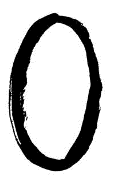
#> input picture assets/cero.png, 117 x 185 px, found by its file name
$ python main.py
#> lines starting #> are read from the running program, lines starting #| are printed output that depends on the picture
import cv2
import numpy as np
from sklearn.datasets import load_digits
import matplotlib.pyplot as plt

# Cargar el dataset
digits = load_digits()
data = digits.data
targets = digits.target

# Inicializar matrices para promedios y contadores
promedios = np.zeros((10, 64))
enumerador = np.zeros(10)

# Calcular promedios de los dígitos
for i in range(len(targets)):
    promedios[targets[i]] += data[i]
    enumerador[targets[i]] += 1

promedios = promedios / enumerador[:, None]

# Mostrar matrices de promedios en consola
for i in range(10):
    print(f"Dígito {i} promedio:\n", promedios[i].reshape(8, 8).astype(int))

# Mostrar promedios como imágenes
fig, axs = plt.subplots(2, 5, figsize=(10, 5))
fig.suptitle("Promedios de los Dígitos del 0 al 9")
for i in range(10):
    ax = axs[i // 5, i % 5]
    ax.imshow(promedios[i].reshape(8, 8), cmap='Blues', interpolation='nearest')
    ax.set_title(f"Dígito {i}")
    ax.axis('off')
plt.show()
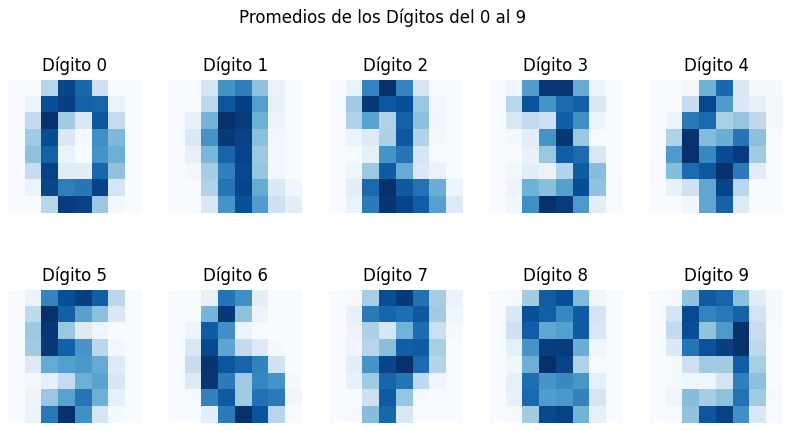
#> figure drawn by matplotlib, 10 panels

# Cargar imagen a clasificar (desde carpeta assets)
imagen = cv2.imread("./assets/cero.png", cv2.IMREAD_GRAYSCALE)
#> imagen is the input picture: shape (185, 117); min 0, max 255, mean 201.4

# Redimensionar a 8x8
imagen_pequena = cv2.resize(imagen, (8, 8))

# Invertir colores
for i in range(8):
    for j in range(8):
        imagen_pequena[i][j] = 255 - imagen_pequena[i][j]

# Reducir valores de 0–255 a 0–16
for i in range(8):
    for j in range(8):
        imagen_pequena[i][j] = imagen_pequena[i][j] // 16

# Mostrar imagen procesada
print("Imagen pequeña:\n", imagen_pequena)
#| Imagen pequeña:
#|  [[ 0  0  0  0  0  0  0  0]
#|  [ 0  0 15  0  0 15  0  0]
#|  [ 0 15  0  0  0  0 15  0]
#|  [ 0 15  0  0  0  0 15  0]
#|  [ 0 15  0  0  0  0 15  0]
#|  [ 0 15  0  0  0  0 15  0]
#|  [ 0 11 15  0  0 15  0  0]
#|  [ 0  0  0  0  0  0  0  0]]

plt.figure(figsize=(2, 2))
plt.imshow(imagen_pequena, cmap='Blues', interpolation='nearest')
plt.title('Imagen Ingresada (Redimensionada)')
plt.axis('off')
plt.show()
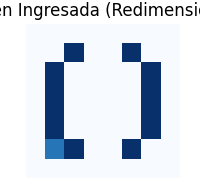
#> figure drawn by matplotlib, 1 panel

# Aplanar imagen
imagen_pequeña_aplanada = imagen_pequena.flatten()
#> imagen_pequeña_aplanada = 64 values, max 15 at index 10, min 0 at index 0, mean 2.98

# Calcular distancias a todas las imágenes del dataset
distancias = np.linalg.norm(data - imagen_pequeña_aplanada, axis=1)
#> distancias = 1797 values, max 86.8 at index 688, min 48.66 at index 974, mean 70.63
numero_cercano = np.argsort(distancias)[:3]
#> numero_cercano = [974, 941, 776]
digitos_mas_cercanos = targets[numero_cercano]
#> digitos_mas_cercanos = [0, 0, 0]

# Imprimir los 3 dígitos más cercanos
print("Los 3 numeros mas cercanos son:", digitos_mas_cercanos)
#| Los 3 numeros mas cercanos son: [0 0 0]

# Clasificación por voto
unique, counts = np.unique(digitos_mas_cercanos, return_counts=True)
#> unique = [0]; counts = [3]
if np.any(counts >= 2):
    numero_final = unique[np.argmax(counts)]
#> numero_final = 0
    print(f"Soy la inteligencia artificial, y he detectado que el dígito ingresado corresponde al número {numero_final}")
#| Soy la inteligencia artificial, y he detectado que el dígito ingresado corresponde al número 0
else:
    distancias_promedias = np.linalg.norm(promedios - imagen_pequeña_aplanada, axis=1)
    numero_final = np.argmin(distancias_promedias)
    print(f"Soy la inteligencia artificial versión 2, y he detectado que el dígito ingresado corresponde al número {numero_final}")

# Imprimir resultados
print(f"Versión 1: {numero_final}")
#| Versión 1: 0
print(f"Versión 2: {numero_final}")
#| Versión 2: 0

$ run again, with assets/dos.png copied over assets/cero.png
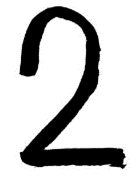
#> input picture assets/dos.png, 139 x 184 px, found by its file name
#> imagen is the input picture: shape (184, 139); min 0, max 255, mean 201.1
#| Imagen pequeña:
#|  [[ 0  0 15 15  0  0  0  0]
#|  [ 0 15  1  0  0 15  0  0]
#|  [ 0 15  0  0  0 15  0  0]
#|  [ 0  0  0  0  0 15  0  0]
#|  [ 0  0  0  0 15  0  0  0]
#> (further printed lines are left out)
#> `plt.show()`:
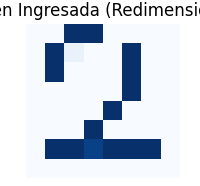
#> figure drawn by matplotlib, 1 panel
#> imagen_pequeña_aplanada = 64 values, max 15 at index 2, min 0 at index 0, mean 3.52
#> distancias = 1797 values, max 78.26 at index 1572, min 47.59 at index 668, mean 64.01
#> numero_cercano = [668, 1751, 1744]
#> digitos_mas_cercanos = [2, 2, 2]
#| Los 3 numeros mas cercanos son: [2 2 2]
#> unique = [2]; counts = [3]
#> numero_final = 2
#| Soy la inteligencia artificial, y he detectado que el dígito ingresado corresponde al número 2
#| Versión 1: 2
#| Versión 2: 2

$ run again, with assets/nueve.png copied over assets/cero.png
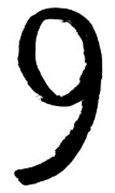
#> input picture assets/nueve.png, 115 x 193 px, found by its file name
#> imagen is the input picture: shape (193, 115); min 0, max 255, mean 189
#| Imagen pequeña:
#|  [[ 0  0  0 15 15  0  0  0]
#|  [ 0 13 13  0  0  5 15  0]
#|  [ 0 15  7  0  0  0 15  0]
#|  [ 0  0 15  0  0 12 15  0]
#|  [ 0  0  0  0  0  0 15  0]
#> (further printed lines are left out)
#> `plt.show()`:
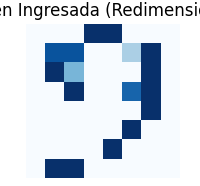
#> figure drawn by matplotlib, 1 panel
#> imagen_pequeña_aplanada = 64 values, max 15 at index 3, min 0 at index 0, mean 3.59
#> distancias = 1797 values, max 79.12 at index 277, min 47.3 at index 1285, mean 65.67
#> numero_cercano = [1285, 1283, 1235]
#> digitos_mas_cercanos = [9, 0, 0]
#| Los 3 numeros mas cercanos son: [9 0 0]
#> unique = [0, 9]; counts = [2, 1]
#> numero_final = 0
#| Soy la inteligencia artificial, y he detectado que el dígito ingresado corresponde al número 0
#| Versión 1: 0
#| Versión 2: 0
